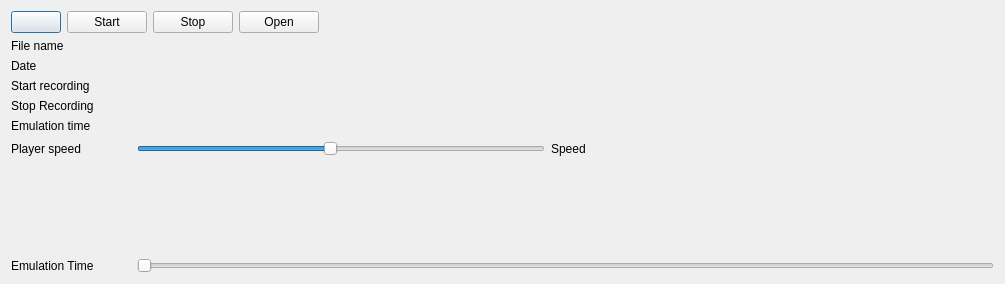
<?xml version="1.0" encoding="UTF-8"?>
<ui version="4.0">
 <class>Dialog</class>
 <widget class="QDialog" name="Dialog">
  <property name="geometry">
   <rect>
    <x>0</x>
    <y>0</y>
    <width>1005</width>
    <height>284</height>
   </rect>
  </property>
  <property name="windowTitle">
   <string>Dialog</string>
  </property>
  <layout class="QVBoxLayout" name="verticalLayout">
   <item>
    <layout class="QHBoxLayout" name="horizontalLayout_4">
     <item>
      <widget class="QPushButton" name="pbBlink">
       <property name="minimumSize">
        <size>
         <width>50</width>
         <height>0</height>
        </size>
       </property>
       <property name="text">
        <string/>
       </property>
      </widget>
     </item>
     <item>
      <widget class="QPushButton" name="pbStart">
       <property name="minimumSize">
        <size>
         <width>50</width>
         <height>0</height>
        </size>
       </property>
       <property name="text">
        <string>Start</string>
       </property>
      </widget>
     </item>
     <item>
      <widget class="QPushButton" name="pbStop">
       <property name="minimumSize">
        <size>
         <width>50</width>
         <height>0</height>
        </size>
       </property>
       <property name="text">
        <string>Stop</string>
       </property>
      </widget>
     </item>
     <item>
      <widget class="QPushButton" name="pbOpenFile">
       <property name="minimumSize">
        <size>
         <width>50</width>
         <height>0</height>
        </size>
       </property>
       <property name="text">
        <string>Open</string>
       </property>
      </widget>
     </item>
     <item>
      <spacer name="horizontalSpacer_2">
       <property name="orientation">
        <enum>Qt::Horizontal</enum>
       </property>
       <property name="sizeHint" stdset="0">
        <size>
         <width>40</width>
         <height>20</height>
        </size>
       </property>
      </spacer>
     </item>
    </layout>
   </item>
   <item>
    <layout class="QHBoxLayout" name="horizontalLayout_3">
     <item>
      <layout class="QFormLayout" name="formLayout">
       <item row="0" column="0">
        <widget class="QLabel" name="lbFileName">
         <property name="minimumSize">
          <size>
           <width>0</width>
           <height>0</height>
          </size>
         </property>
         <property name="text">
          <string>File name</string>
         </property>
        </widget>
       </item>
       <item row="0" column="1">
        <widget class="QLabel" name="lbFileNameA">
         <property name="minimumSize">
          <size>
           <width>150</width>
           <height>0</height>
          </size>
         </property>
         <property name="text">
          <string/>
         </property>
        </widget>
       </item>
       <item row="1" column="0">
        <widget class="QLabel" name="lbDate">
         <property name="minimumSize">
          <size>
           <width>0</width>
           <height>0</height>
          </size>
         </property>
         <property name="text">
          <string>Date</string>
         </property>
        </widget>
       </item>
       <item row="1" column="1">
        <widget class="QLabel" name="lbDateA">
         <property name="minimumSize">
          <size>
           <width>150</width>
           <height>0</height>
          </size>
         </property>
         <property name="text">
          <string/>
         </property>
        </widget>
       </item>
       <item row="2" column="0">
        <widget class="QLabel" name="lbStartRecording">
         <property name="minimumSize">
          <size>
           <width>0</width>
           <height>0</height>
          </size>
         </property>
         <property name="text">
          <string>Start recording</string>
         </property>
        </widget>
       </item>
       <item row="2" column="1">
        <widget class="QLabel" name="lbStartRecordingA">
         <property name="minimumSize">
          <size>
           <width>150</width>
           <height>0</height>
          </size>
         </property>
         <property name="text">
          <string/>
         </property>
        </widget>
       </item>
       <item row="3" column="0">
        <widget class="QLabel" name="lbStopRecording">
         <property name="minimumSize">
          <size>
           <width>0</width>
           <height>0</height>
          </size>
         </property>
         <property name="text">
          <string>Stop Recording</string>
         </property>
        </widget>
       </item>
       <item row="3" column="1">
        <widget class="QLabel" name="lbStopRecordingA">
         <property name="minimumSize">
          <size>
           <width>150</width>
           <height>0</height>
          </size>
         </property>
         <property name="text">
          <string/>
         </property>
        </widget>
       </item>
       <item row="4" column="0">
        <widget class="QLabel" name="lbFlightTime">
         <property name="minimumSize">
          <size>
           <width>0</width>
           <height>0</height>
          </size>
         </property>
         <property name="text">
          <string>Emulation time</string>
         </property>
        </widget>
       </item>
       <item row="4" column="1">
        <widget class="QLabel" name="lbFlightTimeA">
         <property name="text">
          <string/>
         </property>
        </widget>
       </item>
      </layout>
     </item>
     <item>
      <spacer name="horizontalSpacer_4">
       <property name="orientation">
        <enum>Qt::Horizontal</enum>
       </property>
       <property name="sizeHint" stdset="0">
        <size>
         <width>40</width>
         <height>20</height>
        </size>
       </property>
      </spacer>
     </item>
     <item>
      <spacer name="horizontalSpacer_3">
       <property name="orientation">
        <enum>Qt::Horizontal</enum>
       </property>
       <property name="sizeHint" stdset="0">
        <size>
         <width>40</width>
         <height>20</height>
        </size>
       </property>
      </spacer>
     </item>
    </layout>
   </item>
   <item>
    <layout class="QHBoxLayout" name="horizontalLayout_2">
     <item>
      <widget class="QLabel" name="lbPlayerSpeed">
       <property name="minimumSize">
        <size>
         <width>120</width>
         <height>0</height>
        </size>
       </property>
       <property name="text">
        <string>Player speed</string>
       </property>
      </widget>
     </item>
     <item>
      <widget class="QSlider" name="hsPlayerSpeed">
       <property name="minimum">
        <number>1</number>
       </property>
       <property name="maximum">
        <number>20</number>
       </property>
       <property name="value">
        <number>10</number>
       </property>
       <property name="orientation">
        <enum>Qt::Horizontal</enum>
       </property>
       <property name="invertedAppearance">
        <bool>false</bool>
       </property>
      </widget>
     </item>
     <item>
      <widget class="QLabel" name="lbSpeed">
       <property name="text">
        <string>Speed</string>
       </property>
      </widget>
     </item>
     <item>
      <spacer name="horizontalSpacer">
       <property name="orientation">
        <enum>Qt::Horizontal</enum>
       </property>
       <property name="sizeHint" stdset="0">
        <size>
         <width>40</width>
         <height>20</height>
        </size>
       </property>
      </spacer>
     </item>
    </layout>
   </item>
   <item>
    <spacer name="verticalSpacer">
     <property name="orientation">
      <enum>Qt::Vertical</enum>
     </property>
     <property name="sizeHint" stdset="0">
      <size>
       <width>20</width>
       <height>40</height>
      </size>
     </property>
    </spacer>
   </item>
   <item>
    <layout class="QHBoxLayout" name="horizontalLayout">
     <item>
      <widget class="QLabel" name="lbEmulationTime">
       <property name="minimumSize">
        <size>
         <width>120</width>
         <height>0</height>
        </size>
       </property>
       <property name="text">
        <string>Emulation Time</string>
       </property>
      </widget>
     </item>
     <item>
      <widget class="QSlider" name="hsEmulationTime">
       <property name="minimumSize">
        <size>
         <width>800</width>
         <height>0</height>
        </size>
       </property>
       <property name="maximum">
        <number>999</number>
       </property>
       <property name="orientation">
        <enum>Qt::Horizontal</enum>
       </property>
      </widget>
     </item>
    </layout>
   </item>
  </layout>
 </widget>
 <resources/>
 <connections/>
</ui>
